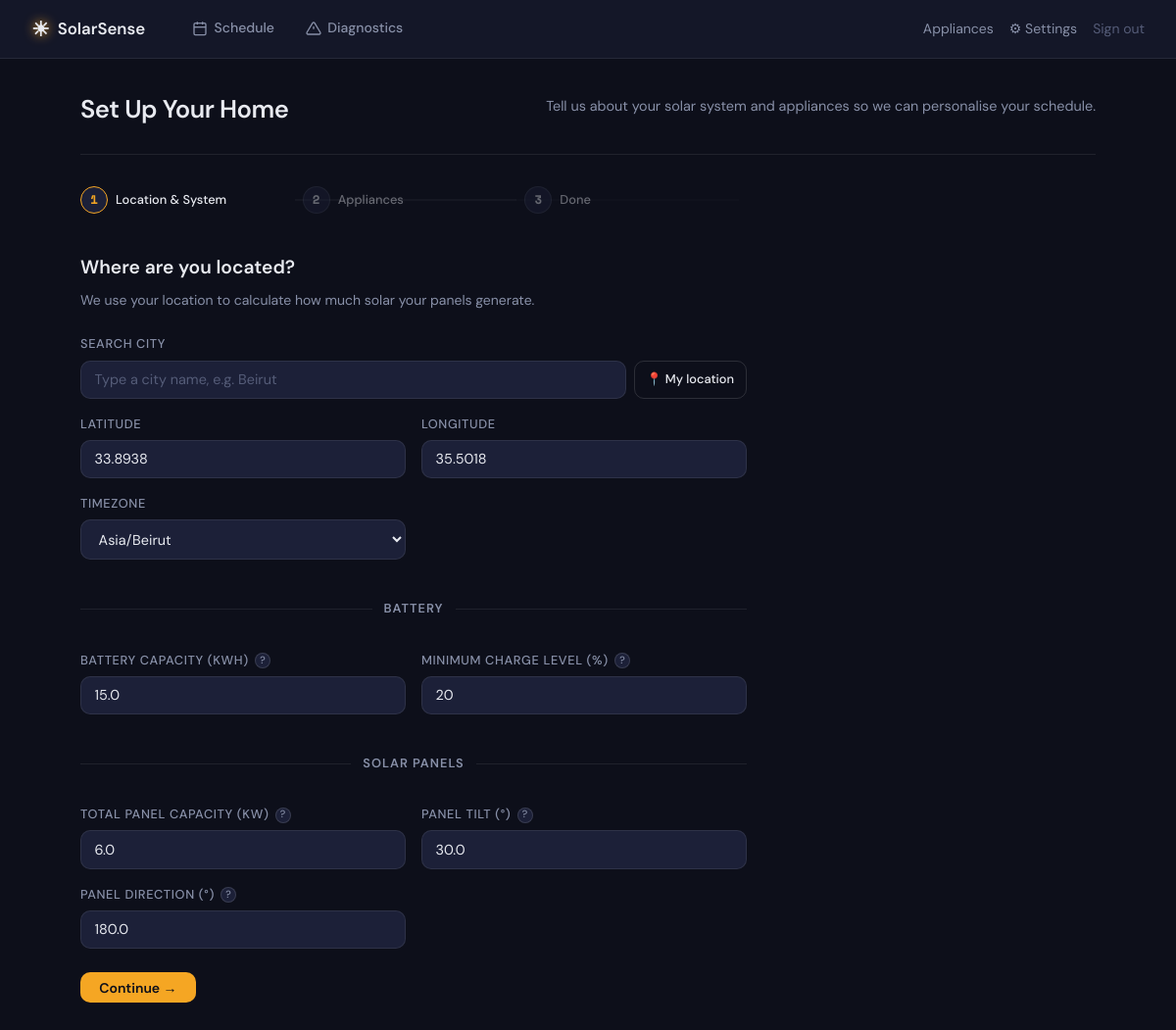
/setup (signed in), run on the app's committed database.
### tables this page shows
CREATE TABLE users (
    id TEXT PRIMARY KEY, username TEXT UNIQUE NOT NULL, password TEXT NOT NULL,
    created_at TIMESTAMP DEFAULT CURRENT_TIMESTAMP,
    lat REAL, lon REAL, tz TEXT DEFAULT "Asia/Beirut",
    battery_capacity REAL DEFAULT 10.0, battery_min_soc REAL DEFAULT 0.2,
    solar_system_kw REAL DEFAULT 5.0, solar_tilt REAL DEFAULT 30.0,
    solar_azimuth REAL DEFAULT 180.0, setup_complete INTEGER DEFAULT 0
);

### app.py (the view)
@app.route('/setup')
@login_required
def setup():
    user       = get_current_user()
    appliances = get_db().execute(
        'SELECT * FROM appliances WHERE user_id=?', (user['id'],)
    ).fetchall()
    return render_template('setup.html', user=user, appliances=appliances)

### app.py (called while the page is built)
def get_db():
    if 'db' not in g:
        g.db = sqlite3.connect(DATABASE, detect_types=sqlite3.PARSE_DECLTYPES)
        g.db.row_factory = sqlite3.Row
    return g.db

def login_required(f):
    @wraps(f)
    def decorated(*args, **kwargs):
        if 'user_id' not in session:
            return redirect(url_for('login'))
        return f(*args, **kwargs)
    return decorated

def get_current_user():
    if 'user_id' not in session:
        return None
    user = get_db().execute(
        'SELECT * FROM users WHERE id = ?', (session['user_id'],)
    ).fetchone()
    if user is None:
        session.clear()
    return user

### templates/setup.html (shortened to what this page needs)
{% extends "base.html" %}
{% block content %}
<div class="page-header">
  <h1 class="page-title">Set Up Your Home</h1>
  <p class="page-desc">Tell us about your solar system and appliances so we can personalise your schedule.</p>
</div>
<div class="setup-wizard" id="wizard">
  <div class="wizard-steps">
    <div class="wizard-step active" id="step-ind-1">
      <span class="step-num">1</span>
      <span class="step-label">Location &amp; System</span>
    </div>
    <div class="wizard-step" id="step-ind-2">
      <span class="step-num">2</span>
      <span class="step-label">Appliances</span>
    </div>
    <div class="wizard-step" id="step-ind-3">
      <span class="step-num">3</span>
      <span class="step-label">Done</span>
    </div>
  </div>
  <div class="wizard-panel active" id="step-1">
    <h2 class="panel-title">Where are you located?</h2>
    <p class="panel-desc">We use your location to calculate how much solar your panels generate.</p>
    <div class="form-grid">
      <div class="field">
        <label class="field-label">Search city</label>
        <div class="location-search-outer">
          <div class="location-search-wrap">
            <input class="field-input" id="city-search" type="text"
                   placeholder="Type a city name, e.g. Beirut"
                   autocomplete="off"
                   oninput="searchCity(this.value)" />
            <button type="button" class="btn btn--outline btn--sm" onclick="geolocate()">
              📍 My location
            </button>
          </div>
        </div>
      </div>
      <div class="field-row">
        <div class="field">
          <label class="field-label">Latitude</label>
          <input class="field-input" name="lat" id="lat" type="number" step="0.0001"
                 value="{{ user.lat or 33.89 }}" required/>
        </div>
        <div class="field">
          <label class="field-label">Longitude</label>
          <input class="field-input" name="lon" id="lon" type="number" step="0.0001"
                 value="{{ user.lon or 35.50 }}" required/>
        </div>
        <div class="field">
          <label class="field-label">Timezone</label>
          <select class="field-input" id="tz-select" name="tz">
            <option value="Asia/Beirut" {% if not user.tz or user.tz == 'Asia/Beirut' %}selected{% endif %}>Asia/Beirut</option>
          </select>
        </div>
      </div>
      <div class="section-divider"><span>Battery</span></div>
      <div class="field-row">
        <div class="field">
          <label class="field-label">
            Battery capacity (kWh)
            <span class="tooltip" data-tip="Total energy your battery can store. A typical home solar battery is 5–15 kWh.">?</span>
          </label>
          <input class="field-input" id="battery_capacity" type="number" min="1" max="100" step="0.1"
                 value="{{ user.battery_capacity or 10 }}"/>
        </div>
        <div class="field">
          <label class="field-label">
            Minimum charge level (%)
            <span class="tooltip" data-tip="The system will never let the battery drop below this. 20% is recommended to prolong battery life.">?</span>
          </label>
          <input class="field-input" id="battery_min_soc" type="number" min="5" max="50" step="1"
                 value="{{ ((user.battery_min_soc or 0.2) * 100) | int }}"/>
        </div>
      </div>
      <div class="section-divider"><span>Solar Panels</span></div>
      <div class="field-row">
        <div class="field">
          <label class="field-label">
            Total panel capacity (kW)
            <span class="tooltip" data-tip="Sum of all your panel ratings. E.g. 10 × 400W panels = 4 kW.">?</span>
          </label>
          <input class="field-input" id="solar_system_kw" type="number" min="0.5" max="50" step="0.1"
                 value="{{ user.solar_system_kw or 5 }}"/>
        </div>
        <div class="field">
          <label class="field-label">
            Panel tilt (°)
            <span class="tooltip" data-tip="Angle from horizontal. Flat roof ≈ 10–15°. Pitched roof ≈ 30–45°.">?</span>
          </label>
          <input class="field-input" id="solar_tilt" type="number" min="0" max="90" step="1"
                 value="{{ user.solar_tilt or 30 }}"/>
        </div>
        <div class="field">
          <label class="field-label">
            Panel direction (°)
            <span class="tooltip" data-tip="Direction panels face. South = 180° (best for northern hemisphere). East = 90°, West = 270°.">?</span>
          </label>
          <input class="field-input" id="solar_azimuth" type="number" min="0" max="360" step="1"
                 value="{{ user.solar_azimuth or 180 }}"/>
        </div>
      </div>
      <div class="form-actions">
        <button type="button" class="btn btn--primary" id="btn-step1" onclick="submitStep1()">
          Continue →
        </button>
      </div>
    </div>
  </div>
</div>
{% endblock %}

### data on the page
users: lat "33.8938", lon "35.5018", tz "Asia/Beirut", battery_capacity "15.0", battery_min_soc "20", solar_system_kw "6.0", solar_tilt "30.0", solar_azimuth "180.0"
